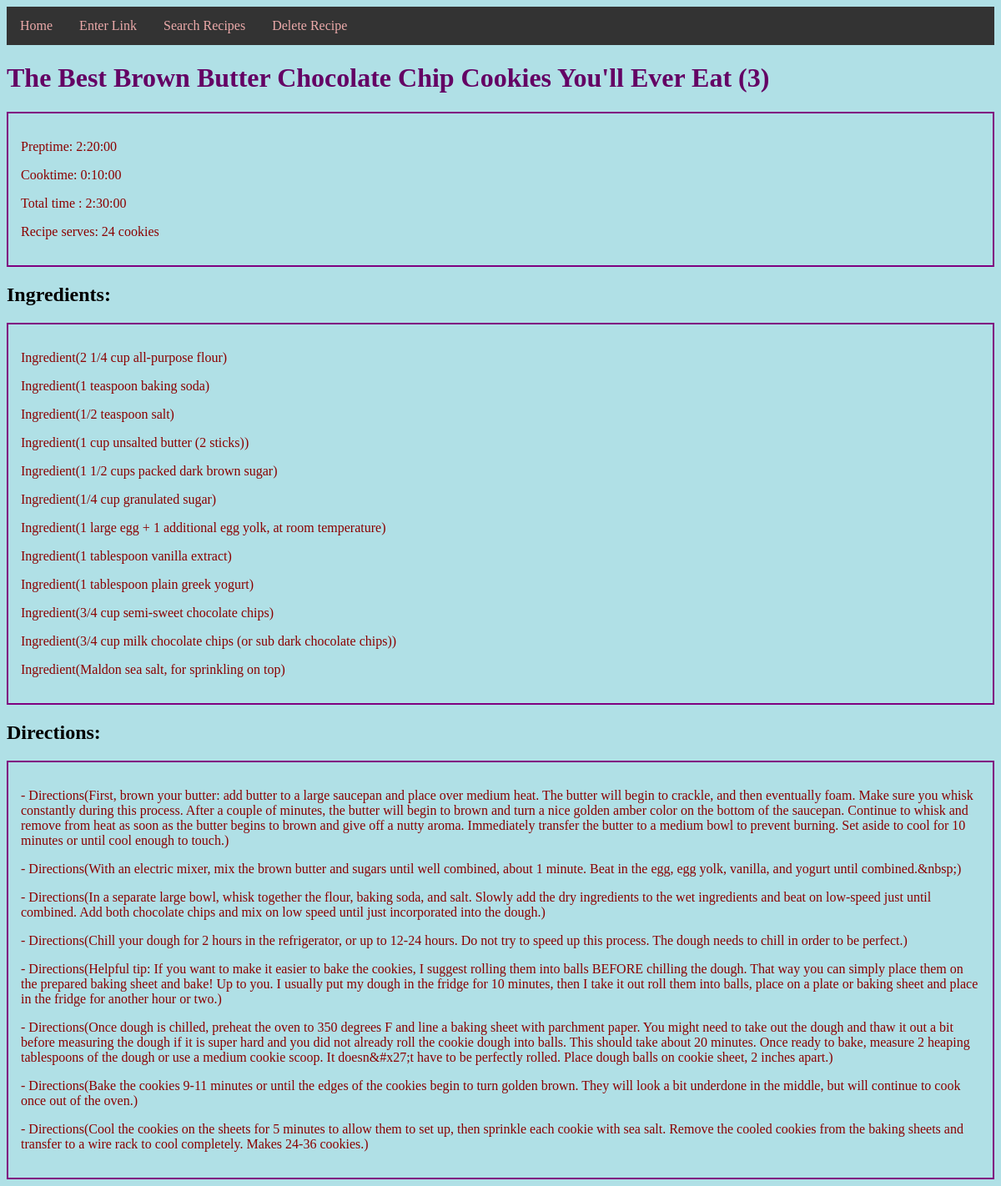
Screenshot of /showrecipe/3 with the database file from the repository.
### recipeapp/models.py (models this page shows, shortened)
class Recipe(db.Model):
    __tablename__ = 'recipes'
    id = db.Column(db.Integer, primary_key=True)
    title = db.Column(db.String(), nullable = False)
    source = db.Column(db.String())
    preptime = db.Column(db.Interval())
    cooktime = db.Column(db.Interval())
    totaltime = db.Column(db.Interval())
    serves = db.Column(db.String(30))
    directions = db.relationship('Directions', backref = 'recipe', cascade="all, delete-orphan")
    ingredients = db.relationship('Ingredient', backref = 'recipe', cascade="all, delete-orphan")

class Ingredient(db.Model):
    __tablename__ = 'ingredients'
    id = db.Column(db.Integer, primary_key=True)
    line = db.Column(db.String())
    recipe_id = db.Column(db.Integer, db.ForeignKey('recipes.id'))
    def __repr__(self):
        return f'Ingredient({self.line})'

class Directions(db.Model):
    __tablename__ = 'directions'
    id = db.Column(db.Integer, primary_key=True)
    line = db.Column(db.String())
    recipe_id = db.Column(db.Integer, db.ForeignKey('recipes.id'))
    def __repr__(self):
        return f'Directions({self.line})'

### recipeapp/routes.py (the view)
@app.route('/showrecipe/<id>', methods=['POST', 'GET'])
def showrecipe(id):
    recipe_id = id
    recipe = Recipe.query.get(recipe_id)
    return render_template('showrecipe.html', recipe=recipe)

### recipeapp/templates/showrecipe.html
{% extends 'layout.html' %}
{% block content %}
    <h1>{{ recipe.title }} ({{ recipe.id }})</h1>
      <div class=container>
        <p>Preptime:  {{ recipe.preptime }}</p>
        <p>Cooktime:  {{ recipe.cooktime }}</p>
        <p>Total time : {{ recipe.totaltime }}</p>
        <p>Recipe serves:  {{ recipe.serves }}</p>
      </div>
    <h2>Ingredients:</h2>
      <div class=container>
        {% for line in recipe.ingredients %}
          <p> {{ line }}</p>
        {% endfor %}
      </div>
    <h2>Directions:</h2>
      <div class=container>
        {% for line in recipe.directions %}
          <p>-  {{ line }}</p>
        {% endfor %}
      </div>
{% endblock content %}

### recipeapp/static/css/main.css (style rules this page uses)
body { background-color: powderblue; }
h1 { color: rgb(100, 1, 100); }
p { color: darkred; }
.container { border-style: solid; border-width: 2px; border-color: purple; padding: 15px; }

### rows the page displays
Recipe: title "The Best Brown Butter Chocolate Chip Cookies You'll Ever Eat", id "3", preptime "2:20:00", cooktime "0:10:00", totaltime "2:30:00", serves "24 cookies"
Ingredient: line "Ingredient(2 1/4 cup all-purpose flour)"
Ingredient: line "Ingredient(1 teaspoon baking soda)"
Ingredient: line "Ingredient(1/2 teaspoon salt)"
Ingredient: line "Ingredient(1 cup unsalted butter (2 sticks))"
Ingredient: line "Ingredient(1 1/2 cups packed dark brown sugar)"
Ingredient: line "Ingredient(1/4 cup granulated sugar)"
Ingredient: line "Ingredient(1 large egg + 1 additional egg yolk, at room temperature)"
Ingredient: line "Ingredient(1 tablespoon vanilla extract)"
Ingredient: line "Ingredient(1 tablespoon plain greek yogurt)"
Ingredient: line "Ingredient(3/4 cup semi-sweet chocolate chips)"
Ingredient: line "Ingredient(3/4 cup milk chocolate chips (or sub dark chocolate chips))"
Ingredient: line "Ingredient(Maldon sea salt, for sprinkling on top)"
Directions: line "Directions(First, brown your butter: add butter to a large saucepan and place over medium heat. The butter will begin to crackle, and then eventually foam. Make sure you whisk constantly during this process. After a couple of minutes, the butter will begin to brown and turn a nice golden amber color on the bottom of the saucepan. Continue to whisk and remove from heat as soon as the butter begins to brown and give off a nutty aroma. Immediately transfer the butter to a medium bowl to prevent burning. Set aside to cool for 10 minutes or until cool enough to touch.)"
Directions: line "Directions(With an electric mixer, mix the brown butter and sugars until well combined, about 1 minute. Beat in the egg, egg yolk, vanilla, and yogurt until combined.&nbsp;)"
Directions: line "Directions(In a separate large bowl, whisk together the flour, baking soda, and salt. Slowly add the dry ingredients to the wet ingredients and beat on low-speed just until combined. Add both chocolate chips and mix on low speed until just incorporated into the dough.)"
Directions: line "Directions(Chill your dough for 2 hours in the refrigerator, or up to 12-24 hours. Do not try to speed up this process. The dough needs to chill in order to be perfect.)"
Directions: line "Directions(Helpful tip: If you want to make it easier to bake the cookies, I suggest rolling them into balls BEFORE chilling the dough. That way you can simply place them on the prepared baking sheet and bake! Up to you. I usually put my dough in the fridge for 10 minutes, then I take it out roll them into balls, place on a plate or baking sheet and place in the fridge for another hour or two.)"
Directions: line "Directions(Once dough is chilled, preheat the oven to 350 degrees F and line a baking sheet with parchment paper. You might need to take out the dough and thaw it out a bit before measuring the dough if it is super hard and you did not already roll the cookie dough into balls. This should take about 20 minutes. Once ready to bake, measure 2 heaping tablespoons of the dough or use a medium cookie scoop. It doesn&#x27;t have to be perfectly rolled. Place dough balls on cookie sheet, 2 inches apart.)"
Directions: line "Directions(Bake the cookies 9-11 minutes or until the edges of the cookies begin to turn golden brown. They will look a bit underdone in the middle, but will continue to cook once out of the oven.)"
Directions: line "Directions(Cool the cookies on the sheets for 5 minutes to allow them to set up, then sprinkle each cookie with sea salt. Remove the cooled cookies from the baking sheets and transfer to a wire rack to cool completely. Makes 24-36 cookies.)"
